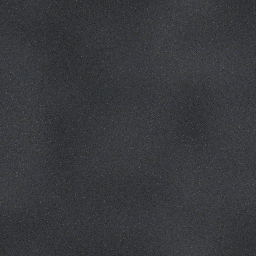
#> input picture tools/citymap/textures/ftc_asphalt.png, 256 x 256 px
$ python look-compare.py citymap/textures
#> lines starting #> are read from the running program, lines starting #| are printed output that depends on the picture
"""Before/after sheets and numbers from split-screen screenshots (left half the game, right half ours).

    python tools/look-compare.py <folder> [--out <folder>] [--json]

For every .bmp/.png in the folder (name order) it writes compare-NN.png: the left half and the right half
side by side, each labelled, so the same part of the scene is NOT shown twice; what is shown is the two
treatments in the same frame. Numbers per half: mean brightness (0-255, Rec. 709 weights), share of
pixels at full white (all channels 255) and at black (all 0), mean saturation ((max-min)/max per pixel,
0 for black), mean colour. A 4-pixel strip at the split line is left out.
"""
import argparse
import glob
import json
import os

from PIL import Image, ImageDraw


def measure(image):
    pixels = list(image.getdata())
    n = len(pixels)
    brightness = sum(0.2125 * r + 0.7154 * g + 0.0721 * b for r, g, b in pixels) / n
    white = sum(1 for p in pixels if p == (255, 255, 255)) / n
    black = sum(1 for p in pixels if p == (0, 0, 0)) / n
    saturation = sum((max(p) - min(p)) / max(p) if max(p) else 0.0 for p in pixels) / n
    mean = [round(sum(p[i] for p in pixels) / n, 1) for i in range(3)]
    return {"brightness": round(brightness, 2), "white": round(white, 4), "black": round(black, 4),
            "saturation": round(saturation, 4), "colour": mean}


def main():
    parser = argparse.ArgumentParser()
    parser.add_argument("folder")
    parser.add_argument("--out")
    parser.add_argument("--json", action="store_true")
    args = parser.parse_args()
    out = args.out or args.folder
    os.makedirs(out, exist_ok=True)
    files = sorted(f for f in glob.glob(os.path.join(args.folder, "*")) if f.lower().endswith((".bmp", ".png"))
                   and not os.path.basename(f).startswith(("compare-", "sheet-")))
    rows = []
    for number, path in enumerate(files, 1):
        image = Image.open(path).convert("RGB")
#> image is the input picture: PIL image 256x256 RGB; mean R, G, B 56.2, 57.2, 60.5
        w, h = image.size
#> w = 256; h = 256
        game, ours = image.crop((0, 0, w // 2 - 2, h)), image.crop((w // 2 + 2, 0, w, h))
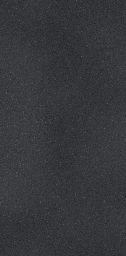
#> game: PIL image 126x256 RGB; mean R, G, B 54.7, 55.7, 58.9
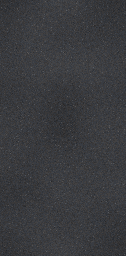
#> ours: PIL image 126x256 RGB; mean R, G, B 57.8, 58.8, 62.2
        # Numbers from every fourth pixel in each direction (nearest sampling keeps them real pixels): fast,
        # and shares of white and black stay counts of actual pixels.
        small = lambda im: im.resize((im.width // 4 or 1, im.height // 4 or 1), Image.NEAREST)
        row = {"file": os.path.basename(path), "game": measure(small(game) if w > 1000 else game),
               "ours": measure(small(ours) if w > 1000 else ours)}
#> in measure, `pixels = list(image.getdata())`: pixels = 32256 items
#> in measure, `n = len(pixels)`: n = 32256
#> in measure, `brightness = sum(0.2125 * r + 0.7154 * g + 0.0721 * b for r, g, b in p..`: brightness = 55.69
#> in measure, `white = sum(1 for p in pixels if p == (255, 255, 255)) / n`: white = 0
#> in measure, `saturation = sum((max(p) - min(p)) / max(p) if max(p) else 0.0 for p i..`: saturation = 0.0786
#> in measure, `mean = [round(sum(p[i] for p in pixels) / n, 1) for i in range(3)]`: mean = [54.7, 55.7, 58.9]
        sheet = Image.new("RGB", (game.width + ours.width + 8, h + 24), (0, 0, 0))
#> sheet: PIL image 260x280 RGB; every value is 0
        sheet.paste(game, (0, 24))
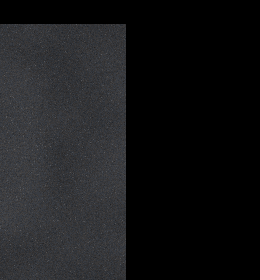
#> sheet: PIL image 260x280 RGB; mean R, G, B 24.2, 24.7, 26.1
        sheet.paste(ours, (game.width + 8, 24))
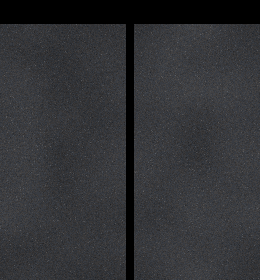
#> sheet: PIL image 260x280 RGB; mean R, G, B 49.8, 50.7, 53.6
        draw = ImageDraw.Draw(sheet)
        draw.text((6, 6), "game (left half of the screen)  %s" % row["file"], fill=(255, 255, 255))
        draw.text((game.width + 14, 6), "ours (right half of the screen)", fill=(255, 255, 255))
        row["sheet"] = os.path.join(out, "compare-%02d.png" % number)
        sheet.save(row["sheet"])
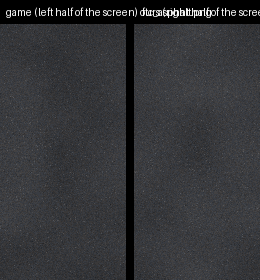
#> saved as compare-01.png: PIL image 260x280 RGB; mean R, G, B 52.2, 53.1, 56.1
        rows.append(row)
#> pass 2 of the loop in main, `for number, path in enumerate(files, 1):`:
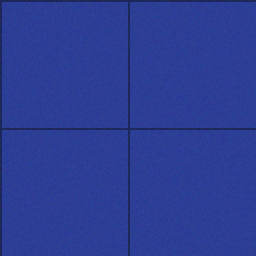
#> input picture tools/citymap/textures/ftc_bluepanel.png, 128 x 128 px (shown 2 times larger)
#> in main, image is the input picture: PIL image 128x128 RGB; mean R, G, B 43.6, 61.3, 148.1
#> in main, `game, ours = image.crop((0, 0, w // 2 - 2, h)), image.crop((w // 2 + 2..`:
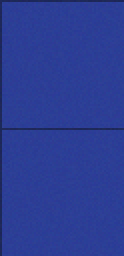
#> game: PIL image 62x128 RGB (shown 2 times larger); mean R, G, B 43.6, 61.3, 148.1
#> ours: PIL image 62x128 RGB
#> in main, `sheet.save(row["sheet"])`:
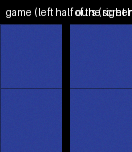
#> saved as compare-02.png: PIL image 132x152 RGB; mean R, G, B 39.1, 53.2, 122
    if args.json:
        print(json.dumps(rows, indent=1))
        return
    print("%-24s %21s %21s" % ("", "game", "ours"))
    for row in rows:
        g, o = row["game"], row["ours"]
        print("%-24s bright %5.1f white %4.1f%% sat %.2f   bright %5.1f white %4.1f%% sat %.2f" % (
            row["file"], g["brightness"], g["white"] * 100, g["saturation"], o["brightness"], o["white"] * 100, o["saturation"]))
#> this loop made 2 passes
#| ftc_asphalt.png          bright  55.7 white  0.0% sat 0.08   bright  58.8 white  0.0% sat 0.08
#| ftc_bluepanel.png        bright  63.8 white  0.0% sat 0.70   bright  64.2 white  0.0% sat 0.71
    print("sheets: %s" % os.path.join(out, "compare-*.png"))


main()
